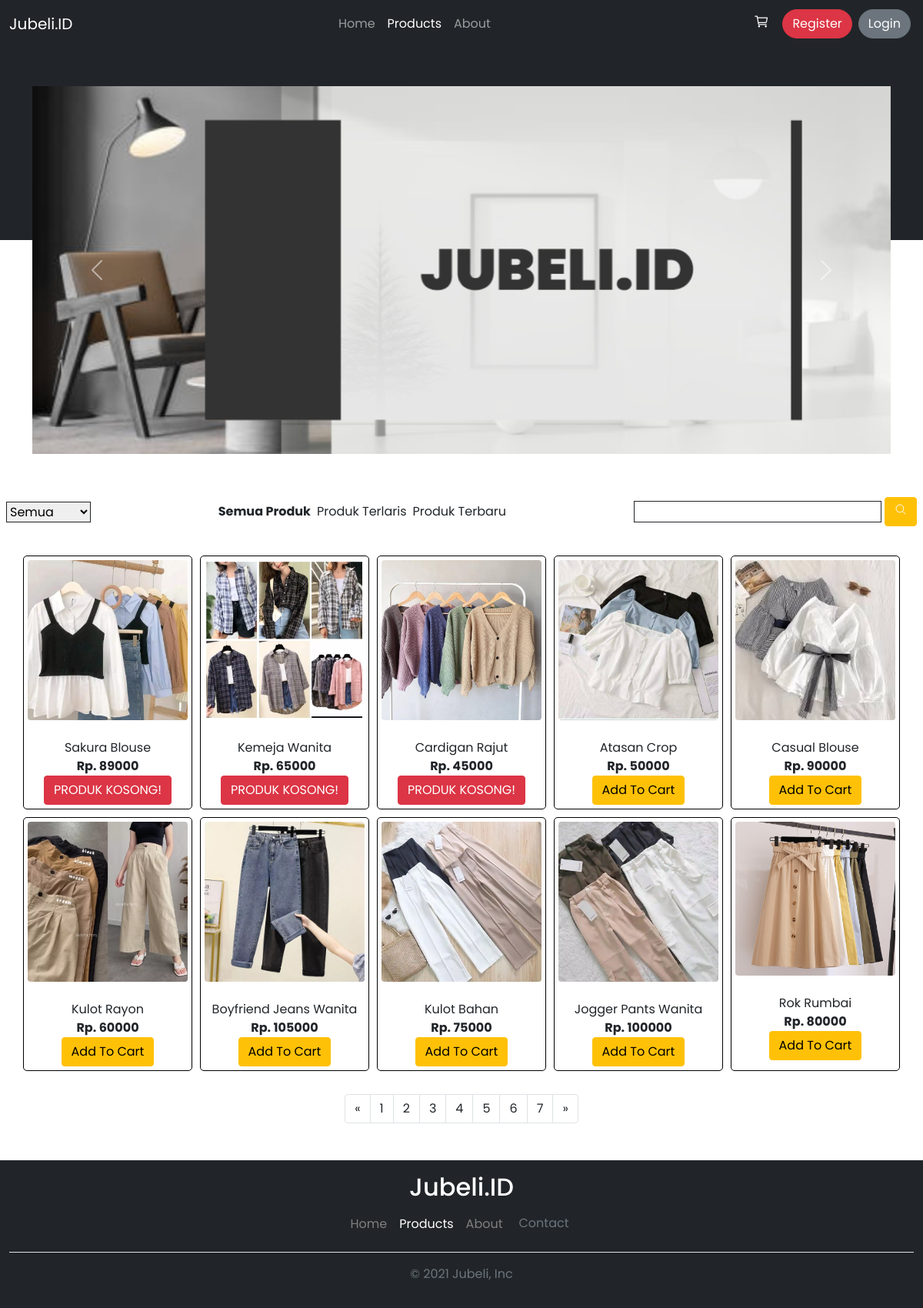
The app's page /?page=products&tab=semua with its own data.
### tables this page shows
CREATE TABLE `products` (
  `product_id` int(11) NOT NULL,
  `product_code` varchar(20) NOT NULL,
  `product_name` varchar(100) NOT NULL,
  `product_price` int(11) NOT NULL,
  `category` varchar(50) NOT NULL,
  `stok` int(11) NOT NULL,
  `user_id` int(11) NOT NULL,
  `gambar` varchar(100) NOT NULL,
  `sold` int(11) NOT NULL DEFAULT 0,
  `deskripsi` text NOT NULL
);

### components/c_functions.php (called while the page is built, shortened)
<?php
$database = mysqli_connect("localhost", "root", "", "tokomedia3");
function getResult($query)
{
    global $database;
    $raw = mysqli_query($database, $query);
    $collection = [];
    while ($data = mysqli_fetch_assoc($raw)) {
        $collection[] = $data;
    }
    return $collection;
}
function paginationAndSearch($keyword, $currentPage = 1)
{
    $dataShow = 10;
    $dataCount = is_null($keyword) ? count(getResult("SELECT * FROM products")) :
        count(getResult("SELECT * FROM products WHERE product_name LIKE '%$keyword%'"));
    $pageCount = ceil($dataCount / $dataShow);
    $startIndex = ($dataShow * $currentPage) - $dataShow;
    return $value = [is_null($keyword) ? getResult("SELECT * FROM products LIMIT $startIndex, $dataShow") :
        getResult("SELECT * FROM products WHERE product_name LIKE '%$keyword%' LIMIT $startIndex, $dataShow"), $pageCount];
}
function paginationAndSearchQuery($currentPage = 1, $mode, $extended)
{
    $dataShow = 10;
    $dataCount = ($mode === 1) ? count(getResult("SELECT * FROM products WHERE category = '$extended'")) : count(getResult("SELECT * FROM products"));
    $pageCount = ceil($dataCount / $dataShow);
    $startIndex = ($dataShow * $currentPage) - $dataShow;
    if ($mode == 2) {
        return [getResult("SELECT * FROM products ORDER BY sold DESC LIMIT $startIndex, $dataShow"), $pageCount];
    } else if ($mode == 3) {
        return [getResult("SELECT * FROM products ORDER BY product_id DESC LIMIT $startIndex, $dataShow"), $pageCount];
    } else {
        return [getResult("SELECT * FROM products WHERE category = '$extended' LIMIT $startIndex, $dataShow"), $pageCount];
    }
}

### pages/products/index.php (the view, shortened to what this page needs)
<?php
$currentPage = isset($_GET['part']) ? $_GET['part'] : 1;
 if(isset($_GET['category'])){
     $category = $_GET['category'];
     $c_lower = strtolower($category);
    $products = paginationAndSearchQuery($currentPage, 1, $c_lower)[0];
    } else if(isset($_REQUEST['keyword'])){
        $category = 'Pilih Kategori';
        $key = $_REQUEST['keyword'];
        $products = paginationAndSearch($key, $currentPage)[0];
    } else if(isset($_GET['tab'])) {
        $category = 'Semua';
        $key = $_GET['tab'];
        $tab = $key;
        switch ($key) {
            default:
                $products = paginationAndSearch(NULL, $currentPage)[0];
                break;
        }
    }else {
        $tab = 'semua';
        $category = "Semua";
        $products = paginationAndSearch($key, $currentPage)[0];
 }
?>
<div class="container-lg pb-5">
    <div id="carouselExampleControls" class="carousel slide homeImage" data-bs-ride="carousel">
        <div class="carousel-inner">
            <div class="carousel-item active">
                <img src="./assets/img/homeBgr.jpg" class="d-block w-100" alt="image1">
            </div>
        </div>
        <button class="carousel-control-prev" type="button" data-bs-target="#carouselExampleControls" data-bs-slide="prev">
            <span class="carousel-control-prev-icon" aria-hidden="true"></span>
        </button>
        <button class="carousel-control-next" type="button" data-bs-target="#carouselExampleControls" data-bs-slide="next">
            <span class="carousel-control-next-icon" aria-hidden="true"></span>
        </button>
    </div>
</div>
<nav class="navbar navbar-expand-lg navbar-light p-2" id="products">
    <select class="border border-dark"  onchange="javascript:handleSelect(this)">
        <option><?= $category; ?></option>
    </select>
    <div class="collapse navbar-collapse text-center" id="navbarNav1">
        <ul class="navbar-nav ms-auto">
            <li class="nav-item m-1 active">
                <a class="link-reset <?= $class = $tab == 'semua' ? 'fw-bold' : NULL ?>" href="?page=products&tab=semua#products">Semua Produk</a>
            </li>
            <li class="nav-item m-1">
                <a class="link-reset <?= $class = $tab == 'terlaris' ? 'fw-bold' : NULL ?>" href="?page=products&tab=terlaris#products">Produk Terlaris</a>
            </li>
            <li class="nav-item m-1">
                <a class="link-reset <?= $class = $tab == 'terbaru' ? 'fw-bold' : NULL ?>" href="?page=products&tab=terbaru#products">Produk Terbaru</a>
            </li>
        </ul>
        <form action="?page=products" method="POST" class="text-center ms-auto">
            <input type="text" name="keyword" autocomplete="off" class="border border-dark">
            <button type="submit" class="btn btn-warning">
                <ion-icon class="text-light" name="search-outline"></ion-icon>
            </button>
        </form>
    </div>
</nav>
<div class="products-container">
    <?php foreach($products as $data): ?>
        <div class="products-item">
            <a href="?page=detail&id=<?= $data['product_id'] ?>&from=products"><img src="./assets/img/<?= $data['gambar'] ?>" alt="" class="d-block w-100 rounded"></a>
            <p class="mt-4 mb-0" style="overflow: hidden;"><?= $data['product_name'] ?></p>
            <p style="overflow: hidden;" class="mb-0"><b>Rp. <?= $data['product_price'] ?></b></p>
            <button class="btn btn-danger <?= $class = $data['stok'] != 0 ? 'd-none' : NULL ?>" onclick="return alert('Produk Kosong!')">
                PRODUK KOSONG!
            </button>
            <a class="btn btn-warning <?= $class = $data['stok'] == 0 ? 'd-none' : ($_SESSION['loginData']['user_id'] == $data['user_id'] ? 'd-none' : NULL) ?>" href="./process/add-cart.process.php?product_id=<?= $data['product_id'] ?>&from=products">Add To Cart</a>
        </div>
    <?php endforeach; ?>
</div>
<?php $alpha1 = isset($_REQUEST['keyword']) ? NULL : 'd-none' ?>
    <?php $alpha2 = isset($_REQUEST['category']) ?  NULL : 'd-none' ?>
    <?php $alpha3 = (isset($_REQUEST['tab']) && $_REQUEST['tab'] == 'semua') ? NULL : 'd-none' ?>
<nav aria-label="Page navigation example">
  <ul class="pagination justify-content-center">
    <li class="page-item">
      <a class="page-link text-inherit <?= $alpha3 ?>" href="?page=products&tab=semua&part=<?= $_REQUEST['part']-1 ?>#products" aria-label="Next">
        <span aria-hidden="true">&laquo;</span>
      </a>
    </li>
    <?php $whichOne = isset($_REQUEST['keyword']) ? paginationAndSearch($_REQUEST['keyword'], $currentPage)[1] :
        (isset($_REQUEST['category']) ? paginationAndSearchQuery(1, 1, $c_lower)[1] :
        (isset($_REQUEST['tab']) == 'terlaris' ? paginationAndSearchQuery(1,2, NULL)[1] : paginationAndSearchQuery(1,3, NULL)[1])) ;
    ?>
    <?php for($i = 1; $i <= $whichOne; $i++): ?>
        <li class="page-item <?= $bold = ($i == $_REQUEST['part'] ? 'fw-bold text-dark' : NULL) ?>"><a class="page-link text-inherit <?= $alpha3 ?>" href="?page=products&tab=semua&part=<?= $i ?>#products"><?= $i ?></a></li>
    <?php endfor ?>
    <li class="page-item">
      <a class="page-link text-inherit <?= $alpha3 ?>" href="?page=products&tab=semua&part=<?= $_REQUEST['part']+1 ?>#products" aria-label="Next">
        <span aria-hidden="true">&raquo;</span>
      </a>
    </li>
  </ul>
</nav>

### assets/css/style.css (style rules this page uses)
body { font-family: "poppins", sans-serif; }
.text-inherit { color: inherit !important; }
.text-light { color: white; }
.link-reset { text-decoration: none; color: inherit; }
.homeImage { margin-top: -200px; border-radius: 10px; }
.products-container { display: grid; grid-template-columns: repeat(5, 1fr); gap: 10px; padding: 30px; }
.products-item { border: 1px solid black; border-radius: 5px; box-sizing: border-box; text-align: center; padding: 5px; transition: 0.2s; cursor: pointer; }

### records on screen
products: gambar (picture), product_name "Sakura Blouse", product_price "89000"
products: gambar (picture), product_name "Kemeja Wanita", product_price "65000"
products: gambar (picture), product_name "Cardigan Rajut", product_price "45000"
products: gambar (picture), product_name "Atasan Crop", product_price "50000"
products: gambar (picture), product_name "Casual Blouse", product_price "90000"
products: gambar (picture), product_name "Kulot Rayon", product_price "60000"
products: gambar (picture), product_name "Boyfriend Jeans Wanita", product_price "105000"
products: gambar (picture), product_name "Kulot Bahan", product_price "75000"
products: gambar (picture), product_name "Jogger Pants Wanita", product_price "100000"
products: gambar (picture), product_name "Rok Rumbai", product_price "80000"

### other values on screen
form field value "Semua"
